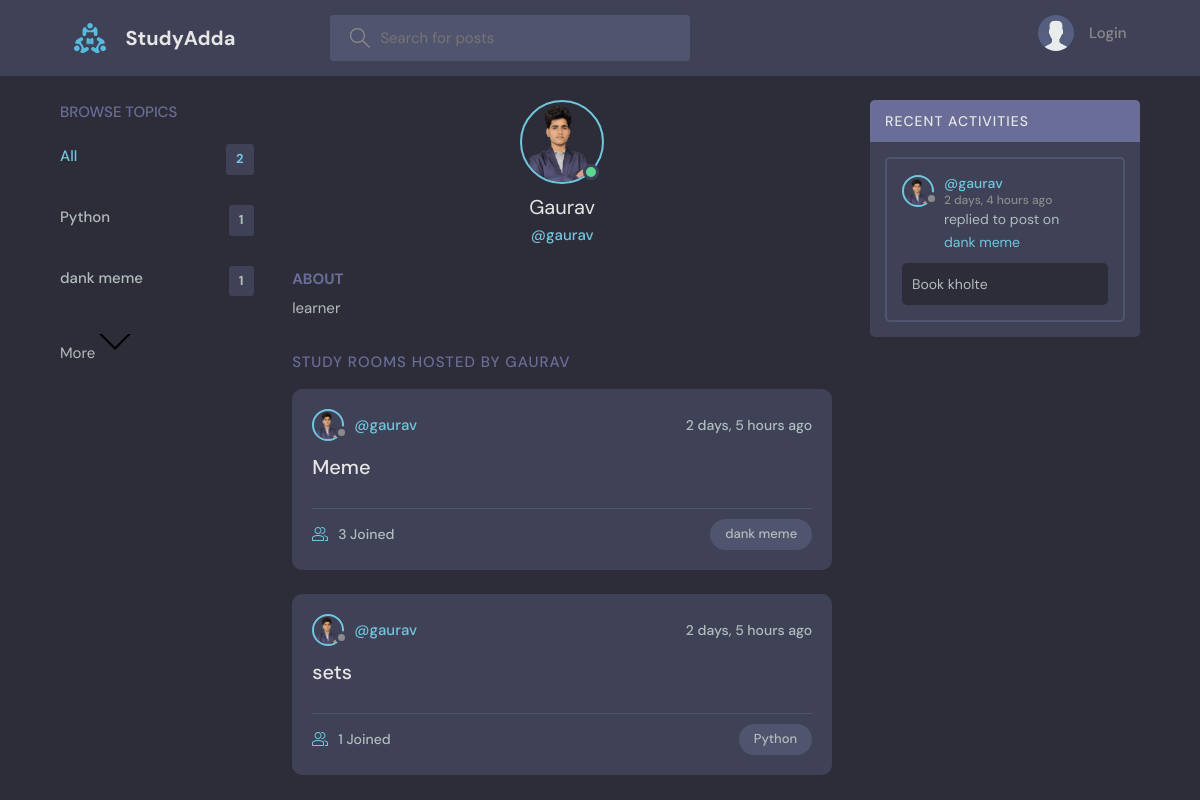
Page /profile/1/ on the committed database.
### base/models.py (models this page shows, shortened)
class Topic(models.Model):
    name=models.CharField(max_length=200)
    def __str__(self):
        return self.name

class User(AbstractUser):
    name=models.CharField(max_length=200,null=True)
    email =models.EmailField(unique=True,null=True)
    bio =models.TextField(null=True)
    avatar=models.ImageField(null=True,default="avatar.svg")
    USERNAME_FIELD='email'
    REQUIRED_FIELDS=[]

class Room(models.Model):
    host = models.ForeignKey(User,on_delete=models.SET_NULL,null=True)
    topic=models.ForeignKey(Topic,on_delete=models.SET_NULL,null=True)
    name = models.CharField(max_length=200)
    description = models.TextField(null=True,blank=True)
    participants = models.ManyToManyField(
        User,related_name='participants',blank=True)
    updated = models.DateTimeField(auto_now=True)
    created = models.DateTimeField(auto_now_add=True)
    class Meta:
        ordering = ['-updated','-created']

class Message(models.Model):
    user = models.ForeignKey(User,on_delete=models.CASCADE)
    room = models.ForeignKey(Room, on_delete=models.CASCADE)
    body = models.TextField()
    updated = models.DateTimeField(auto_now=True)
    created = models.DateTimeField(auto_now_add=True)
    class Meta:
        ordering = ['-updated', '-created']

### base/views.py (the view)
# urls.py: path('profile/<str:pk>/',views.userProfile,name="user-profile"),
def userProfile(request,pk ):
    user=User.objects.get(id=pk)
    rooms=user.room_set.all()
    room_messages=user.message_set.all()
    topics=Topic.objects.all
    context={'user':user,'rooms':rooms,'room_messages':room_messages,
             'topics':topics}
    return render(request,'base/profile.html',context)

### base/templates/base/profile.html (shortened to what this page needs)
{% extends 'main.html' %}
{% block content %}
<main class="profile-page layout layout--3">
  <div class="container">
    {% include 'base/topics_component.html' %}
    <div class="roomList">
      <div class="profile">
        <div class="profile__avatar">
          <div class="avatar avatar--large active">
            <img src="{{user.avatar.url}}" />
          </div>
        </div>
        <div class="profile__info">
          <h3>{{user.name}}</h3>
          <p>@{{user.username}}</p>
        </div>
        <div class="profile__about">
          <h3>About</h3>
          <p>
            {{user.bio}}
          </p>
        </div>
      </div>
      <div class="roomList__header">
        <div>
          <h2>Study Rooms Hosted by {{user.name}}</a>
          </h2>
        </div>
      </div>
      {% include 'base/feed_component.html' %}
    </div>
    {% include 'base/activity_component.html' %}
  </div>
</main>
{% endblock content %}

### base/templates/base/topics_component.html (shortened to what this page needs)
    <div class="topics">
        <div class="topics__header">
            <h2>Browse Topics</h2>
        </div>
        <ul class="topics__list">
            <li>
                <a href="{% url 'home' %}" class="active">All <span>{{topics.count}}</span></a>
            </li>
            {% for topic in topics %}
            <li>
                <a href="{% url 'home' %}?q={{topic.name}}">{{topic.name}}<span>{{topic.room_set.all.count}}</span></a>
            </li>
            {% endfor %}
        </ul>
            More
            <svg version="1.1" xmlns="http://www.w3.org/2000/svg" width="32" height="32" viewBox="0 0 32 32">
                <title>chevron-down</title>
                <path d="M16 21l-13-13h-3l16 16 16-16h-3l-13 13z"></path>
            </svg>
    </div>

### base/templates/base/feed_component.html (shortened to what this page needs)
{% for room in rooms %}
<div class="roomListRoom">
    <div class="roomListRoom__header">
        <a href="{% url 'user-profile' room.host.id %}" class="roomListRoom__author">
            <div class="avatar avatar--small">
                <img src="{{room.host.avatar.url}}" />
            </div>
            <span>@{{room.host.username}}</span>
        </a>
        <div class="roomListRoom__actions">
            <span>{{room.created|timesince}} ago</span>
        </div>
    </div>
    <div class="roomListRoom__content">
        <a href="{% url 'room' room.id %}">{{room.name}}</a>
    </div>
    <div class="roomListRoom__meta">
        <a href="{% url 'room' room.id %}" class="roomListRoom__joined">
            {{room.participants.all.count}} Joined
        </a>
        <p class="roomListRoom__topic">{{room.topic.name}}</p>
    </div>
</div>
{% endfor %}

### base/templates/base/activity_component.html (shortened to what this page needs)
    <div class="activities">
        <div class="activities__header">
            <h2>Recent Activities</h2>
        </div>
        {% for message in room_messages %}
        <div class="activities__box">
            <div class="activities__boxHeader roomListRoom__header">
                <a href="{% url 'user-profile' message.user.id %}" class="roomListRoom__author">
                    <div class="avatar avatar--small">
                        <img src="{{message.user.avatar.url}}" />
                    </div>
                    <p>
                        @{{message.user.username}}
                        <span>{{message.created|timesince}} ago</span>
                    </p>
                </a>
            </div>
            <div class="activities__boxContent">
                <p>replied to post on <a href="{% url 'room' message.room.id %}">{{message.room.topic}}</a></p>
                <div class="activities__boxRoomContent">{{message.body}}</div>
            </div>
        </div>
        {% endfor %}
    </div>

### rows in the picture
Topic: name "Python", room_set.all.count "1"
Topic: name "dank meme", room_set.all.count "1"
User: avatar (picture), name "Gaurav", username "gaurav", bio "learner", name "GAURAV"
Room: host.avatar (picture), host.username "gaurav", created "2 days, 5 hours", name "Meme", participants.all.count "3", topic.name "dank meme"
Room: host.avatar (picture), host.username "gaurav", created "2 days, 5 hours", name "sets", participants.all.count "1", topic.name "Python"
Message: user.avatar (picture), user.username "gaurav", created "2 days, 4 hours", room.topic "dank meme", body "Book kholte"

### other values in the picture
{{ topics.count }} "2"
